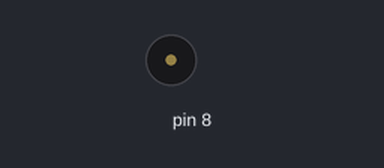
This sketch was run on a simulated Arduino Uno, built with avr-gcc and run on an emulated ATmega328P. On the bench: buzzer (waves = sounding).

Above: at 0.1 s.
At 12.6 s:
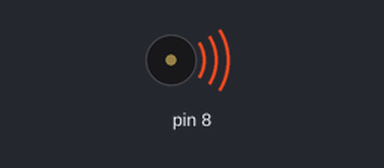
Timing chart, 0 to 16.1 s (numbered marks = the images above):
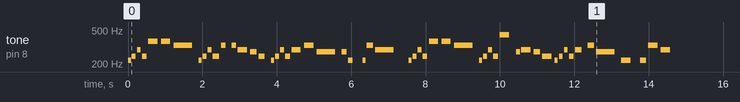

The sketch:

Arduino_Song.ino
```cpp
#include "pitches.h"

// notes in the melody:
int melody[] = {
  NOTE_A3, NOTE_B3, NOTE_D4, NOTE_B3, NOTE_FS4, NOTE_FS4, NOTE_E4,
  NOTE_A3, NOTE_B3, NOTE_D4, NOTE_B3, NOTE_E4, NOTE_NO, NOTE_E4, NOTE_D4, NOTE_CS4, NOTE_B3, NOTE_NO,
  NOTE_A3, NOTE_B3, NOTE_D4, NOTE_B3, NOTE_D4, NOTE_E4, NOTE_CS4, NOTE_CS4, NOTE_A3, NOTE_NO, NOTE_A3, NOTE_E4, NOTE_D4, NOTE_NO,
  NOTE_A3, NOTE_B3, NOTE_D4, NOTE_B3, NOTE_FS4, NOTE_FS4, NOTE_E4,
  NOTE_A3, NOTE_B3, NOTE_D4, NOTE_B3, NOTE_A4, NOTE_NO, NOTE_CS4, NOTE_D4, NOTE_CS4, NOTE_B3,
  NOTE_A3, NOTE_B3, NOTE_D4, NOTE_B3, NOTE_D4, NOTE_NO, NOTE_E4, NOTE_CS4, NOTE_A3, NOTE_NO, NOTE_A3, NOTE_E4, NOTE_D4,
};

// note durations: 4 = quarter note, 8 = eighth note, etc, also called tempo:
int noteDurations[] = {
  12, 10, 10, 8, 4, 4, 2,
  12, 10, 10, 6, 8, 12, 8, 4, 6, 6, 12,
  12, 10, 10, 8, 4, 4, 2, 8, 8, 6, 12, 6, 2, 6,
  12, 10, 10, 8, 4, 4, 2,
  12, 10, 10, 8, 4, 12, 10, 4, 6, 4,
  12, 10, 10, 8, 6, 12,  6, 2, 4, 8, 6, 4, 4,
};

void setup() {
  // iterate over the notes of the melody:
  int size = sizeof(noteDurations) / sizeof(int);

  for (int thisNote = 0; thisNote < size; thisNote++) {

    // to calculate the note duration, take one second divided by the note type.
    //e.g. quarter note = 1000 / 4, eighth note = 1000/8, etc.
    int noteDuration = 1000 / noteDurations[thisNote];
    tone(8, melody[thisNote], noteDuration);

    // to distinguish the notes, set a minimum time between them.
    // the note's duration + 30% seems to work well:
    int pauseBetweenNotes = noteDuration * 1.35;
    delay(pauseBetweenNotes);
    // stop the tone playing:
    noTone(8);
  }
}

void loop() {
  // no need to repeat the melody.
}
```

pitches.h
```cpp
/*************************************************
   Public Constants
 *************************************************/
#define NOTE_NO  00
#define NOTE_B0  31
#define NOTE_C1  33
#define NOTE_CS1 35
#define NOTE_D1  37
#define NOTE_DS1 39
#define NOTE_E1  41
#define NOTE_F1  44
#define NOTE_FS1 46
#define NOTE_G1  49
#define NOTE_GS1 52
#define NOTE_A1  55
#define NOTE_AS1 58
#define NOTE_B1  62
#define NOTE_C2  65
#define NOTE_CS2 69
#define NOTE_D2  73
#define NOTE_DS2 78
#define NOTE_E2  82
#define NOTE_F2  87
#define NOTE_FS2 93
#define NOTE_G2  98
#define NOTE_GS2 104
#define NOTE_A2  110
#define NOTE_AS2 117
#define NOTE_B2  123
#define NOTE_C3  131
#define NOTE_CS3 139
#define NOTE_D3  147
#define NOTE_DS3 156
#define NOTE_E3  165
#define NOTE_F3  175
#define NOTE_FS3 185
#define NOTE_G3  196
#define NOTE_GS3 208
#define NOTE_A3  220
#define NOTE_AS3 233
#define NOTE_B3  247
#define NOTE_C4  262
#define NOTE_CS4 277
#define NOTE_D4  294
#define NOTE_DS4 311
#define NOTE_E4  330
#define NOTE_F4  349
#define NOTE_FS4 370
#define NOTE_G4  392
#define NOTE_GS4 415
#define NOTE_A4  440
#define NOTE_AS4 466
#define NOTE_B4  494
#define NOTE_C5  523
#define NOTE_CS5 554
#define NOTE_D5  587
#define NOTE_DS5 622
#define NOTE_E5  659
#define NOTE_F5  698
#define NOTE_FS5 740
#define NOTE_G5  784
#define NOTE_GS5 831
#define NOTE_A5  880
#define NOTE_AS5 932
#define NOTE_B5  988
#define NOTE_C6  1047
#define NOTE_CS6 1109
#define NOTE_D6  1175
#define NOTE_DS6 1245
#define NOTE_E6  1319
#define NOTE_F6  1397
#define NOTE_FS6 1480
#define NOTE_G6  1568
#define NOTE_GS6 1661
#define NOTE_A6  1760
#define NOTE_AS6 1865
#define NOTE_B6  1976
#define NOTE_C7  2093
#define NOTE_CS7 2217
#define NOTE_D7  2349
#define NOTE_DS7 2489
#define NOTE_E7  2637
#define NOTE_F7  2794
#define NOTE_FS7 2960
#define NOTE_G7  3136
#define NOTE_GS7 3322
#define NOTE_A7  3520
#define NOTE_AS7 3729
#define NOTE_B7  3951
#define NOTE_C8  4186
#define NOTE_CS8 4435
#define NOTE_D8  4699
#define NOTE_DS8 4978
```
